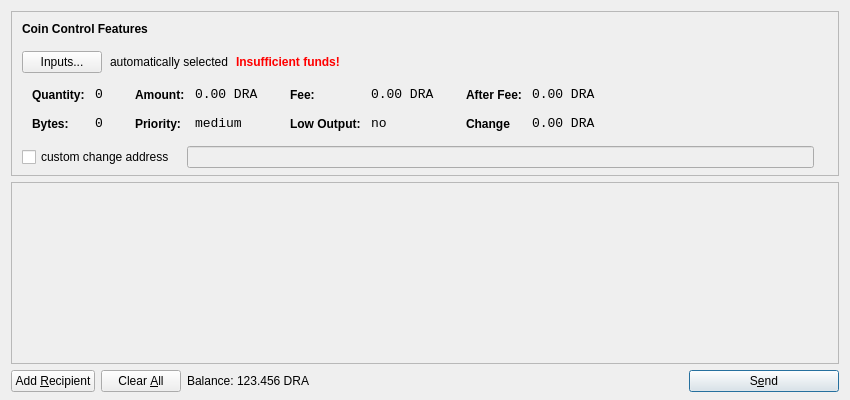
<?xml version="1.0" encoding="UTF-8"?>
<ui version="4.0">
 <class>SendCoinsDialog</class>
 <widget class="QDialog" name="SendCoinsDialog">
  <property name="geometry">
   <rect>
    <x>0</x>
    <y>0</y>
    <width>850</width>
    <height>400</height>
   </rect>
  </property>
  <property name="windowTitle">
   <string>Send Coins</string>
  </property>
  <layout class="QVBoxLayout" name="verticalLayout" stretch="0,1,0">
   <property name="bottomMargin">
    <number>8</number>
   </property>
   <item>
    <widget class="QFrame" name="frameCoinControl">
     <property name="sizePolicy">
      <sizepolicy hsizetype="Expanding" vsizetype="Expanding">
       <horstretch>0</horstretch>
       <verstretch>0</verstretch>
      </sizepolicy>
     </property>
     <property name="maximumSize">
      <size>
       <width>16777215</width>
       <height>16777215</height>
      </size>
     </property>
     <property name="frameShape">
      <enum>QFrame::StyledPanel</enum>
     </property>
     <property name="frameShadow">
      <enum>QFrame::Sunken</enum>
     </property>
     <layout class="QVBoxLayout" name="verticalLayoutCoinControl2">
      <property name="spacing">
       <number>-1</number>
      </property>
      <property name="leftMargin">
       <number>0</number>
      </property>
      <property name="topMargin">
       <number>0</number>
      </property>
      <property name="rightMargin">
       <number>0</number>
      </property>
      <property name="bottomMargin">
       <number>6</number>
      </property>
      <item>
       <layout class="QVBoxLayout" name="verticalLayoutCoinControl" stretch="0,0,0,0,1">
        <property name="spacing">
         <number>0</number>
        </property>
        <property name="leftMargin">
         <number>10</number>
        </property>
        <property name="topMargin">
         <number>10</number>
        </property>
        <item>
         <layout class="QHBoxLayout" name="horizontalLayoutCoinControl1">
          <property name="bottomMargin">
           <number>15</number>
          </property>
          <item>
           <widget class="QLabel" name="labelCoinControlFeatures">
            <property name="sizePolicy">
             <sizepolicy hsizetype="Preferred" vsizetype="Maximum">
              <horstretch>0</horstretch>
              <verstretch>0</verstretch>
             </sizepolicy>
            </property>
            <property name="font">
             <font>
              <weight>75</weight>
              <bold>true</bold>
             </font>
            </property>
            <property name="styleSheet">
             <string notr="true">font-weight:bold;</string>
            </property>
            <property name="text">
             <string>Coin Control Features</string>
            </property>
           </widget>
          </item>
         </layout>
        </item>
        <item>
         <layout class="QHBoxLayout" name="horizontalLayoutCoinControl2" stretch="0,0,0,0">
          <property name="spacing">
           <number>8</number>
          </property>
          <property name="bottomMargin">
           <number>10</number>
          </property>
          <item>
           <widget class="QPushButton" name="pushButtonCoinControl">
            <property name="styleSheet">
             <string notr="true"/>
            </property>
            <property name="text">
             <string>Inputs...</string>
            </property>
           </widget>
          </item>
          <item>
           <widget class="QLabel" name="labelCoinControlAutomaticallySelected">
            <property name="text">
             <string>automatically selected</string>
            </property>
            <property name="margin">
             <number>5</number>
            </property>
           </widget>
          </item>
          <item>
           <widget class="QLabel" name="labelCoinControlInsuffFunds">
            <property name="font">
             <font>
              <weight>75</weight>
              <bold>true</bold>
             </font>
            </property>
            <property name="styleSheet">
             <string notr="true">color:red;font-weight:bold;</string>
            </property>
            <property name="text">
             <string>Insufficient funds!</string>
            </property>
            <property name="margin">
             <number>5</number>
            </property>
           </widget>
          </item>
          <item>
           <spacer name="horizontalSpacerCoinControl">
            <property name="orientation">
             <enum>Qt::Horizontal</enum>
            </property>
            <property name="sizeHint" stdset="0">
             <size>
              <width>40</width>
              <height>1</height>
             </size>
            </property>
           </spacer>
          </item>
         </layout>
        </item>
        <item>
         <widget class="QWidget" name="widgetCoinControl" native="true">
          <property name="sizePolicy">
           <sizepolicy hsizetype="Preferred" vsizetype="Preferred">
            <horstretch>0</horstretch>
            <verstretch>0</verstretch>
           </sizepolicy>
          </property>
          <property name="minimumSize">
           <size>
            <width>0</width>
            <height>0</height>
           </size>
          </property>
          <property name="styleSheet">
           <string notr="true"/>
          </property>
          <layout class="QHBoxLayout" name="horizontalLayoutCoinControl5">
           <property name="margin">
            <number>0</number>
           </property>
           <item>
            <layout class="QHBoxLayout" name="horizontalLayoutCoinControl3" stretch="0,0,0,1">
             <property name="spacing">
              <number>20</number>
             </property>
             <property name="topMargin">
              <number>0</number>
             </property>
             <property name="bottomMargin">
              <number>10</number>
             </property>
             <item>
              <layout class="QFormLayout" name="formLayoutCoinControl1">
               <property name="horizontalSpacing">
                <number>10</number>
               </property>
               <property name="verticalSpacing">
                <number>14</number>
               </property>
               <property name="leftMargin">
                <number>10</number>
               </property>
               <property name="topMargin">
                <number>4</number>
               </property>
               <property name="rightMargin">
                <number>6</number>
               </property>
               <item row="0" column="0">
                <widget class="QLabel" name="labelCoinControlQuantityText">
                 <property name="styleSheet">
                  <string notr="true">font-weight:bold;</string>
                 </property>
                 <property name="text">
                  <string>Quantity:</string>
                 </property>
                 <property name="margin">
                  <number>0</number>
                 </property>
                </widget>
               </item>
               <item row="0" column="1">
                <widget class="QLabel" name="labelCoinControlQuantity">
                 <property name="font">
                  <font>
                   <family>Monospace</family>
                   <pointsize>10</pointsize>
                  </font>
                 </property>
                 <property name="cursor">
                  <cursorShape>IBeamCursor</cursorShape>
                 </property>
                 <property name="contextMenuPolicy">
                  <enum>Qt::ActionsContextMenu</enum>
                 </property>
                 <property name="text">
                  <string>0</string>
                 </property>
                 <property name="margin">
                  <number>0</number>
                 </property>
                 <property name="textInteractionFlags">
                  <set>Qt::LinksAccessibleByMouse|Qt::TextSelectableByKeyboard|Qt::TextSelectableByMouse</set>
                 </property>
                </widget>
               </item>
               <item row="1" column="0">
                <widget class="QLabel" name="labelCoinControlBytesText">
                 <property name="styleSheet">
                  <string notr="true">font-weight:bold;</string>
                 </property>
                 <property name="text">
                  <string>Bytes:</string>
                 </property>
                </widget>
               </item>
               <item row="1" column="1">
                <widget class="QLabel" name="labelCoinControlBytes">
                 <property name="font">
                  <font>
                   <family>Monospace</family>
                   <pointsize>10</pointsize>
                  </font>
                 </property>
                 <property name="cursor">
                  <cursorShape>IBeamCursor</cursorShape>
                 </property>
                 <property name="contextMenuPolicy">
                  <enum>Qt::ActionsContextMenu</enum>
                 </property>
                 <property name="text">
                  <string>0</string>
                 </property>
                 <property name="textInteractionFlags">
                  <set>Qt::LinksAccessibleByMouse|Qt::TextSelectableByKeyboard|Qt::TextSelectableByMouse</set>
                 </property>
                </widget>
               </item>
              </layout>
             </item>
             <item>
              <layout class="QFormLayout" name="formLayoutCoinControl2">
               <property name="horizontalSpacing">
                <number>10</number>
               </property>
               <property name="verticalSpacing">
                <number>14</number>
               </property>
               <property name="leftMargin">
                <number>6</number>
               </property>
               <property name="topMargin">
                <number>4</number>
               </property>
               <property name="rightMargin">
                <number>6</number>
               </property>
               <item row="0" column="0">
                <widget class="QLabel" name="labelCoinControlAmountText">
                 <property name="styleSheet">
                  <string notr="true">font-weight:bold;</string>
                 </property>
                 <property name="text">
                  <string>Amount:</string>
                 </property>
                 <property name="margin">
                  <number>0</number>
                 </property>
                </widget>
               </item>
               <item row="0" column="1">
                <widget class="QLabel" name="labelCoinControlAmount">
                 <property name="font">
                  <font>
                   <family>Monospace</family>
                   <pointsize>10</pointsize>
                  </font>
                 </property>
                 <property name="cursor">
                  <cursorShape>IBeamCursor</cursorShape>
                 </property>
                 <property name="contextMenuPolicy">
                  <enum>Qt::ActionsContextMenu</enum>
                 </property>
                 <property name="text">
                  <string notr="true">0.00 DRA</string>
                 </property>
                 <property name="textInteractionFlags">
                  <set>Qt::LinksAccessibleByMouse|Qt::TextSelectableByKeyboard|Qt::TextSelectableByMouse</set>
                 </property>
                </widget>
               </item>
               <item row="1" column="0">
                <widget class="QLabel" name="labelCoinControlPriorityText">
                 <property name="styleSheet">
                  <string notr="true">font-weight:bold;</string>
                 </property>
                 <property name="text">
                  <string>Priority:</string>
                 </property>
                </widget>
               </item>
               <item row="1" column="1">
                <widget class="QLabel" name="labelCoinControlPriority">
                 <property name="font">
                  <font>
                   <family>Monospace</family>
                   <pointsize>10</pointsize>
                  </font>
                 </property>
                 <property name="cursor">
                  <cursorShape>IBeamCursor</cursorShape>
                 </property>
                 <property name="contextMenuPolicy">
                  <enum>Qt::ActionsContextMenu</enum>
                 </property>
                 <property name="text">
                  <string>medium</string>
                 </property>
                 <property name="textInteractionFlags">
                  <set>Qt::LinksAccessibleByMouse|Qt::TextSelectableByKeyboard|Qt::TextSelectableByMouse</set>
                 </property>
                </widget>
               </item>
              </layout>
             </item>
             <item>
              <layout class="QFormLayout" name="formLayoutCoinControl3">
               <property name="horizontalSpacing">
                <number>10</number>
               </property>
               <property name="verticalSpacing">
                <number>14</number>
               </property>
               <property name="leftMargin">
                <number>6</number>
               </property>
               <property name="topMargin">
                <number>4</number>
               </property>
               <property name="rightMargin">
                <number>6</number>
               </property>
               <item row="0" column="0">
                <widget class="QLabel" name="labelCoinControlFeeText">
                 <property name="styleSheet">
                  <string notr="true">font-weight:bold;</string>
                 </property>
                 <property name="text">
                  <string>Fee:</string>
                 </property>
                 <property name="margin">
                  <number>0</number>
                 </property>
                </widget>
               </item>
               <item row="0" column="1">
                <widget class="QLabel" name="labelCoinControlFee">
                 <property name="font">
                  <font>
                   <family>Monospace</family>
                   <pointsize>10</pointsize>
                  </font>
                 </property>
                 <property name="cursor">
                  <cursorShape>IBeamCursor</cursorShape>
                 </property>
                 <property name="contextMenuPolicy">
                  <enum>Qt::ActionsContextMenu</enum>
                 </property>
                 <property name="text">
                  <string notr="true">0.00 DRA</string>
                 </property>
                 <property name="textInteractionFlags">
                  <set>Qt::LinksAccessibleByMouse|Qt::TextSelectableByKeyboard|Qt::TextSelectableByMouse</set>
                 </property>
                </widget>
               </item>
               <item row="1" column="0">
                <widget class="QLabel" name="labelCoinControlLowOutputText">
                 <property name="styleSheet">
                  <string notr="true">font-weight:bold;</string>
                 </property>
                 <property name="text">
                  <string>Low Output:</string>
                 </property>
                </widget>
               </item>
               <item row="1" column="1">
                <widget class="QLabel" name="labelCoinControlLowOutput">
                 <property name="font">
                  <font>
                   <family>Monospace</family>
                   <pointsize>10</pointsize>
                  </font>
                 </property>
                 <property name="cursor">
                  <cursorShape>IBeamCursor</cursorShape>
                 </property>
                 <property name="contextMenuPolicy">
                  <enum>Qt::ActionsContextMenu</enum>
                 </property>
                 <property name="text">
                  <string>no</string>
                 </property>
                 <property name="textInteractionFlags">
                  <set>Qt::LinksAccessibleByMouse|Qt::TextSelectableByKeyboard|Qt::TextSelectableByMouse</set>
                 </property>
                </widget>
               </item>
              </layout>
             </item>
             <item>
              <layout class="QFormLayout" name="formLayoutCoinControl4">
               <property name="horizontalSpacing">
                <number>10</number>
               </property>
               <property name="verticalSpacing">
                <number>14</number>
               </property>
               <property name="leftMargin">
                <number>6</number>
               </property>
               <property name="topMargin">
                <number>4</number>
               </property>
               <property name="rightMargin">
                <number>6</number>
               </property>
               <item row="0" column="0">
                <widget class="QLabel" name="labelCoinControlAfterFeeText">
                 <property name="styleSheet">
                  <string notr="true">font-weight:bold;</string>
                 </property>
                 <property name="text">
                  <string>After Fee:</string>
                 </property>
                 <property name="margin">
                  <number>0</number>
                 </property>
                </widget>
               </item>
               <item row="0" column="1">
                <widget class="QLabel" name="labelCoinControlAfterFee">
                 <property name="font">
                  <font>
                   <family>Monospace</family>
                   <pointsize>10</pointsize>
                  </font>
                 </property>
                 <property name="cursor">
                  <cursorShape>IBeamCursor</cursorShape>
                 </property>
                 <property name="contextMenuPolicy">
                  <enum>Qt::ActionsContextMenu</enum>
                 </property>
                 <property name="text">
                  <string notr="true">0.00 DRA</string>
                 </property>
                 <property name="textInteractionFlags">
                  <set>Qt::LinksAccessibleByMouse|Qt::TextSelectableByKeyboard|Qt::TextSelectableByMouse</set>
                 </property>
                </widget>
               </item>
               <item row="1" column="0">
                <widget class="QLabel" name="labelCoinControlChangeText">
                 <property name="styleSheet">
                  <string notr="true">font-weight:bold;</string>
                 </property>
                 <property name="text">
                  <string>Change</string>
                 </property>
                </widget>
               </item>
               <item row="1" column="1">
                <widget class="QLabel" name="labelCoinControlChange">
                 <property name="font">
                  <font>
                   <family>Monospace</family>
                   <pointsize>10</pointsize>
                  </font>
                 </property>
                 <property name="cursor">
                  <cursorShape>IBeamCursor</cursorShape>
                 </property>
                 <property name="contextMenuPolicy">
                  <enum>Qt::ActionsContextMenu</enum>
                 </property>
                 <property name="text">
                  <string notr="true">0.00 DRA</string>
                 </property>
                 <property name="textInteractionFlags">
                  <set>Qt::LinksAccessibleByMouse|Qt::TextSelectableByKeyboard|Qt::TextSelectableByMouse</set>
                 </property>
                </widget>
               </item>
              </layout>
             </item>
            </layout>
           </item>
          </layout>
         </widget>
        </item>
        <item>
         <layout class="QHBoxLayout" name="horizontalLayoutCoinControl4" stretch="0,0,0">
          <property name="spacing">
           <number>12</number>
          </property>
          <property name="sizeConstraint">
           <enum>QLayout::SetDefaultConstraint</enum>
          </property>
          <property name="topMargin">
           <number>5</number>
          </property>
          <property name="rightMargin">
           <number>5</number>
          </property>
          <item>
           <widget class="QCheckBox" name="checkBoxCoinControlChange">
            <property name="text">
             <string>custom change address</string>
            </property>
           </widget>
          </item>
          <item>
           <widget class="QLineEdit" name="lineEditCoinControlChange">
            <property name="enabled">
             <bool>false</bool>
            </property>
            <property name="sizePolicy">
             <sizepolicy hsizetype="Expanding" vsizetype="Fixed">
              <horstretch>0</horstretch>
              <verstretch>0</verstretch>
             </sizepolicy>
            </property>
           </widget>
          </item>
          <item>
           <widget class="QLabel" name="labelCoinControlChangeLabel">
            <property name="sizePolicy">
             <sizepolicy hsizetype="Preferred" vsizetype="Expanding">
              <horstretch>0</horstretch>
              <verstretch>0</verstretch>
             </sizepolicy>
            </property>
            <property name="minimumSize">
             <size>
              <width>0</width>
              <height>0</height>
             </size>
            </property>
            <property name="text">
             <string/>
            </property>
            <property name="margin">
             <number>3</number>
            </property>
           </widget>
          </item>
         </layout>
        </item>
        <item>
         <spacer name="verticalSpacerCoinControl">
          <property name="orientation">
           <enum>Qt::Vertical</enum>
          </property>
          <property name="sizeHint" stdset="0">
           <size>
            <width>800</width>
            <height>1</height>
           </size>
          </property>
         </spacer>
        </item>
       </layout>
      </item>
     </layout>
    </widget>
   </item>
   <item>
    <widget class="QScrollArea" name="scrollArea">
     <property name="widgetResizable">
      <bool>true</bool>
     </property>
     <widget class="QWidget" name="scrollAreaWidgetContents">
      <property name="geometry">
       <rect>
        <x>0</x>
        <y>0</y>
        <width>830</width>
        <height>165</height>
       </rect>
      </property>
      <layout class="QVBoxLayout" name="verticalLayout_2">
       <property name="margin">
        <number>0</number>
       </property>
       <item>
        <layout class="QVBoxLayout" name="entries">
         <property name="spacing">
          <number>6</number>
         </property>
        </layout>
       </item>
       <item>
        <spacer name="verticalSpacer">
         <property name="orientation">
          <enum>Qt::Vertical</enum>
         </property>
         <property name="sizeHint" stdset="0">
          <size>
           <width>20</width>
           <height>40</height>
          </size>
         </property>
        </spacer>
       </item>
      </layout>
     </widget>
    </widget>
   </item>
   <item>
    <layout class="QHBoxLayout" name="horizontalLayout">
     <item>
      <widget class="QPushButton" name="addButton">
       <property name="toolTip">
        <string>Send to multiple recipients at once</string>
       </property>
       <property name="text">
        <string>Add &amp;Recipient</string>
       </property>
       <property name="autoDefault">
        <bool>false</bool>
       </property>
      </widget>
     </item>
     <item>
      <widget class="QPushButton" name="clearButton">
       <property name="sizePolicy">
        <sizepolicy hsizetype="Minimum" vsizetype="Fixed">
         <horstretch>0</horstretch>
         <verstretch>0</verstretch>
        </sizepolicy>
       </property>
       <property name="toolTip">
        <string>Remove all transaction fields</string>
       </property>
       <property name="text">
        <string>Clear &amp;All</string>
       </property>
       <property name="autoRepeatDelay">
        <number>300</number>
       </property>
       <property name="autoDefault">
        <bool>false</bool>
       </property>
      </widget>
     </item>
     <item>
      <layout class="QHBoxLayout" name="horizontalLayout_2">
       <property name="spacing">
        <number>3</number>
       </property>
       <item>
        <widget class="QLabel" name="label">
         <property name="sizePolicy">
          <sizepolicy hsizetype="Preferred" vsizetype="Fixed">
           <horstretch>0</horstretch>
           <verstretch>0</verstretch>
          </sizepolicy>
         </property>
         <property name="text">
          <string>Balance:</string>
         </property>
        </widget>
       </item>
       <item>
        <widget class="QLabel" name="labelBalance">
         <property name="sizePolicy">
          <sizepolicy hsizetype="Preferred" vsizetype="Fixed">
           <horstretch>0</horstretch>
           <verstretch>0</verstretch>
          </sizepolicy>
         </property>
         <property name="cursor">
          <cursorShape>IBeamCursor</cursorShape>
         </property>
         <property name="text">
          <string>123.456 DRA</string>
         </property>
         <property name="textInteractionFlags">
          <set>Qt::LinksAccessibleByMouse|Qt::TextSelectableByKeyboard|Qt::TextSelectableByMouse</set>
         </property>
        </widget>
       </item>
      </layout>
     </item>
     <item>
      <spacer name="horizontalSpacer">
       <property name="orientation">
        <enum>Qt::Horizontal</enum>
       </property>
       <property name="sizeHint" stdset="0">
        <size>
         <width>40</width>
         <height>20</height>
        </size>
       </property>
      </spacer>
     </item>
     <item>
      <widget class="QPushButton" name="sendButton">
       <property name="minimumSize">
        <size>
         <width>150</width>
         <height>0</height>
        </size>
       </property>
       <property name="toolTip">
        <string>Confirm the send action</string>
       </property>
       <property name="text">
        <string>S&amp;end</string>
       </property>
       <property name="icon">
        <iconset resource="../bitcoin.qrc">
         <normaloff>:/icons/send</normaloff>:/icons/send</iconset>
       </property>
       <property name="default">
        <bool>true</bool>
       </property>
      </widget>
     </item>
    </layout>
   </item>
  </layout>
 </widget>
 <resources>
  <include location="../bitcoin.qrc"/>
 </resources>
 <connections/>
</ui>
